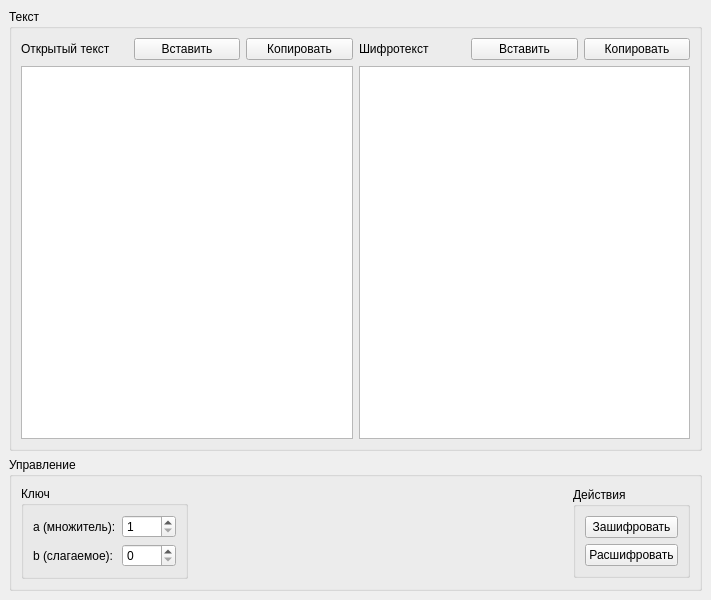
<?xml version="1.0" encoding="UTF-8"?>
<ui version="4.0">
 <class>MainWindow</class>
 <widget class="QMainWindow" name="MainWindow">
  <property name="geometry">
   <rect>
    <x>0</x>
    <y>0</y>
    <width>711</width>
    <height>600</height>
   </rect>
  </property>
  <property name="windowTitle">
   <string>Affine Caesar</string>
  </property>
  <widget class="QWidget" name="centralwidget">
   <layout class="QVBoxLayout" name="verticalLayout_2">
    <item>
     <widget class="QGroupBox" name="groupBox">
      <property name="sizePolicy">
       <sizepolicy hsizetype="Preferred" vsizetype="Minimum">
        <horstretch>0</horstretch>
        <verstretch>0</verstretch>
       </sizepolicy>
      </property>
      <property name="title">
       <string>Текст</string>
      </property>
      <layout class="QGridLayout" name="gridLayout_2">
       <item row="0" column="0">
        <layout class="QHBoxLayout" name="horizontalLayout_2">
         <item>
          <widget class="QLabel" name="label_5">
           <property name="sizePolicy">
            <sizepolicy hsizetype="Preferred" vsizetype="Maximum">
             <horstretch>0</horstretch>
             <verstretch>0</verstretch>
            </sizepolicy>
           </property>
           <property name="text">
            <string>Открытый текст</string>
           </property>
          </widget>
         </item>
         <item>
          <widget class="QPushButton" name="plainInsertBtn">
           <property name="text">
            <string>Вставить</string>
           </property>
          </widget>
         </item>
         <item>
          <widget class="QPushButton" name="plainCopyBtn">
           <property name="text">
            <string>Копировать</string>
           </property>
          </widget>
         </item>
        </layout>
       </item>
       <item row="1" column="0" rowspan="2">
        <widget class="QPlainTextEdit" name="plainText">
         <property name="sizePolicy">
          <sizepolicy hsizetype="Minimum" vsizetype="MinimumExpanding">
           <horstretch>0</horstretch>
           <verstretch>0</verstretch>
          </sizepolicy>
         </property>
        </widget>
       </item>
       <item row="0" column="1">
        <layout class="QHBoxLayout" name="horizontalLayout">
         <item>
          <widget class="QLabel" name="label_2">
           <property name="sizePolicy">
            <sizepolicy hsizetype="Preferred" vsizetype="Maximum">
             <horstretch>0</horstretch>
             <verstretch>0</verstretch>
            </sizepolicy>
           </property>
           <property name="text">
            <string>Шифротекст</string>
           </property>
          </widget>
         </item>
         <item>
          <widget class="QPushButton" name="cipherInsertBtn">
           <property name="text">
            <string>Вставить</string>
           </property>
          </widget>
         </item>
         <item>
          <widget class="QPushButton" name="cipherCopyBtn">
           <property name="text">
            <string>Копировать</string>
           </property>
          </widget>
         </item>
        </layout>
       </item>
       <item row="1" column="1" rowspan="2">
        <widget class="QPlainTextEdit" name="cipherText">
         <property name="sizePolicy">
          <sizepolicy hsizetype="Minimum" vsizetype="MinimumExpanding">
           <horstretch>0</horstretch>
           <verstretch>0</verstretch>
          </sizepolicy>
         </property>
        </widget>
       </item>
      </layout>
     </widget>
    </item>
    <item>
     <widget class="QGroupBox" name="groupBox_2">
      <property name="sizePolicy">
       <sizepolicy hsizetype="Preferred" vsizetype="Maximum">
        <horstretch>0</horstretch>
        <verstretch>0</verstretch>
       </sizepolicy>
      </property>
      <property name="title">
       <string>Управление</string>
      </property>
      <layout class="QHBoxLayout" name="horizontalLayout_3">
       <item>
        <widget class="QGroupBox" name="groupBox_3">
         <property name="sizePolicy">
          <sizepolicy hsizetype="Preferred" vsizetype="Maximum">
           <horstretch>0</horstretch>
           <verstretch>0</verstretch>
          </sizepolicy>
         </property>
         <property name="title">
          <string>Ключ</string>
         </property>
         <layout class="QGridLayout" name="gridLayout">
          <item row="0" column="0">
           <widget class="QLabel" name="label_3">
            <property name="text">
             <string>a (множитель):</string>
            </property>
           </widget>
          </item>
          <item row="1" column="1">
           <widget class="QSpinBox" name="summand">
            <property name="maximum">
             <number>1000</number>
            </property>
           </widget>
          </item>
          <item row="0" column="1">
           <widget class="QSpinBox" name="multiplier">
            <property name="minimum">
             <number>1</number>
            </property>
            <property name="maximum">
             <number>1000</number>
            </property>
           </widget>
          </item>
          <item row="1" column="0">
           <widget class="QLabel" name="label_4">
            <property name="text">
             <string>b (слагаемое):</string>
            </property>
           </widget>
          </item>
         </layout>
        </widget>
       </item>
       <item>
        <spacer name="horizontalSpacer">
         <property name="orientation">
          <enum>Qt::Horizontal</enum>
         </property>
         <property name="sizeType">
          <enum>QSizePolicy::Expanding</enum>
         </property>
         <property name="sizeHint" stdset="0">
          <size>
           <width>400</width>
           <height>20</height>
          </size>
         </property>
        </spacer>
       </item>
       <item>
        <widget class="QGroupBox" name="groupBox_5">
         <property name="sizePolicy">
          <sizepolicy hsizetype="Preferred" vsizetype="Maximum">
           <horstretch>0</horstretch>
           <verstretch>0</verstretch>
          </sizepolicy>
         </property>
         <property name="title">
          <string>Действия</string>
         </property>
         <layout class="QVBoxLayout" name="verticalLayout">
          <item>
           <widget class="QPushButton" name="encryptBtn">
            <property name="text">
             <string>Зашифровать</string>
            </property>
           </widget>
          </item>
          <item>
           <widget class="QPushButton" name="decryptBtn">
            <property name="text">
             <string>Расшифровать</string>
            </property>
           </widget>
          </item>
         </layout>
        </widget>
       </item>
      </layout>
     </widget>
    </item>
   </layout>
  </widget>
 </widget>
 <resources/>
 <connections/>
</ui>
